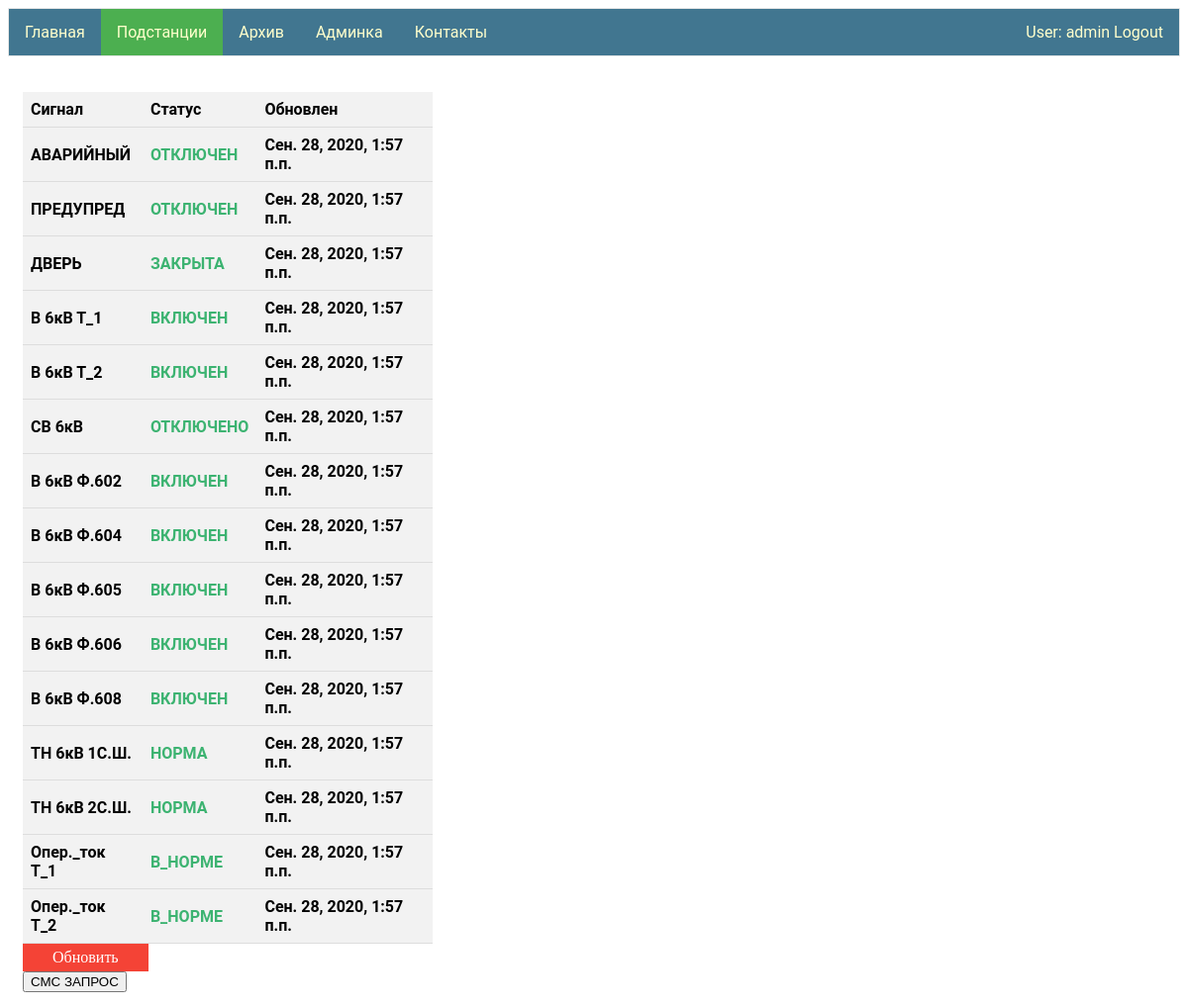
/ps/ПС 110кВ Мост/ (signed in), run on an earlier commit of the app's database.
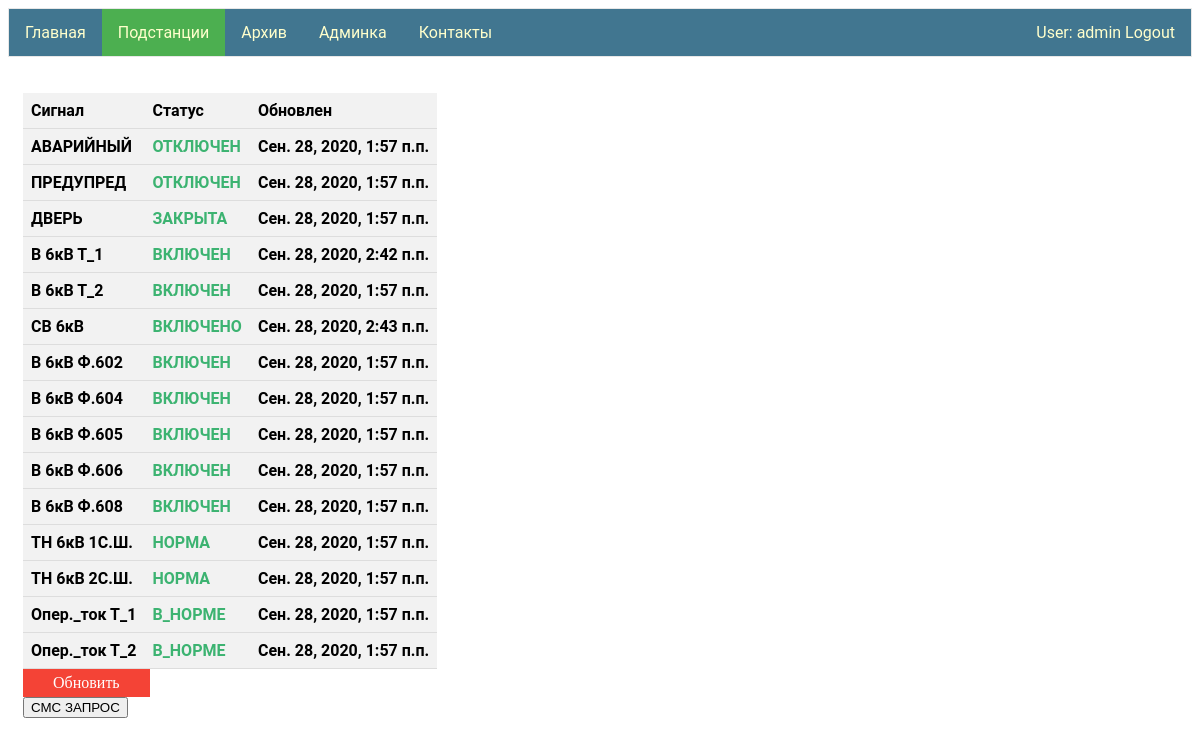
And on a later commit of the database.
### signal_PS/models.py (models this page shows)
class Signal(models.Model):
    type = models.ForeignKey(Signal_type, on_delete=models.CASCADE)
    voltage = models.ForeignKey(Voltage,null=True,blank=True, on_delete=models.SET_NULL)
    name = models.CharField(max_length=50,blank=True)
    status = models.ForeignKey(Signal_status, on_delete=models.CASCADE)
    ps = models.ForeignKey(Ps, on_delete=models.CASCADE)
    date_up = models.DateTimeField()

class Signal_status(models.Model):
    status = models.CharField(max_length=30, primary_key=True)

class Signal_type(models.Model):
    type = models.CharField(max_length=12, primary_key=True)

class Voltage(models.Model):
    value = models.CharField(max_length=10, primary_key=True)

### signal_PS/views.py (the view)
# urls.py: path('<str:name>/', views.views_ps),
@login_required
def views_ps(request,name):
    signals = Signal.objects.filter(ps=name)
    controllersGSM = Gsm_controller.objects.filter(ps=name)
    sms_request = SmsRequest()
    if request.method == "POST":
        print("post")
        number_ps = Ps.objects.get(name=name).tel_number
        sms_request.set_send_status(number_ps)
    data = {"signals": signals, "controllersGSM": controllersGSM}
    return render(request, "PS.html", context=data)

### signal_PS/templates/PS.html (shortened to what this page needs)
{% extends "base.html" %}
{% block li2 %}<a class="active" href="/ps">Подстанции</a>{% endblock li2 %}
{% block logic1 %}
<div class="column">
 {% if signals.count > 0 %}
    <table >
      <tr><th>Сигнал</th><th>Статус</th><th>Обновлен</th></tr>
        {% for  signal in signals %}
            <tr><th>{{ signal.type.type }} {{ signal.voltage.value }} {{ signal.name }} </th>
                <th style="color:MediumSeaGreen;">{{ signal.status.status }}</th>
            <th> {{ signal.date_up }} </th></tr>
        {% endfor %}
    </table>
    {% else %}
        <h3 style="font-family:verdana;">
        нет данных
        </h3>
 {% endif %}
     <a id="para1" href="/ps">Обновить</a>
    <form  method="POST">
        <input type="submit" value="СМС ЗАПРОС">
    </form>
    </div>
{% endblock logic1 %}

What changed in the data, as far as the page shows it:
changed Signal: date_up "Сен. 28, 2020, 1:57 п.п." → "Сен. 28, 2020, 2:42 п.п."
changed Signal "СВ": status.status "ОТКЛЮЧЕНО" → "ВКЛЮЧЕНО"; date_up "Сен. 28, 2020, 1:57 п.п." → "Сен. 28, 2020, 2:43 п.п."
